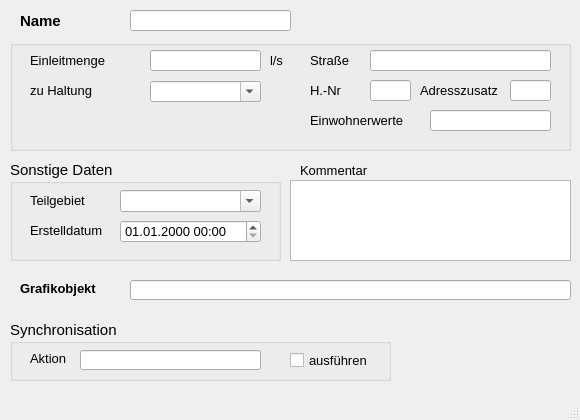
<?xml version="1.0" encoding="UTF-8"?>
<ui version="4.0">
 <class>Direkteinleitungen</class>
 <widget class="QMainWindow" name="Direkteinleitungen">
  <property name="enabled">
   <bool>true</bool>
  </property>
  <property name="geometry">
   <rect>
    <x>0</x>
    <y>0</y>
    <width>580</width>
    <height>420</height>
   </rect>
  </property>
  <property name="minimumSize">
   <size>
    <width>580</width>
    <height>420</height>
   </size>
  </property>
  <property name="font">
   <font>
    <family>Tahoma</family>
    <pointsize>10</pointsize>
   </font>
  </property>
  <property name="windowTitle">
   <string>Direkteinleiter</string>
  </property>
  <property name="toolTip">
   <string>&lt;html&gt;&lt;head/&gt;&lt;body&gt;&lt;p&gt;Abfluss des Direkteinleiters&lt;/p&gt;&lt;/body&gt;&lt;/html&gt;</string>
  </property>
  <property name="statusTip">
   <string>Abfluss des Direkteinleiters</string>
  </property>
  <widget class="QWidget" name="centralwidget">
   <widget class="QTextEdit" name="kommentar">
    <property name="geometry">
     <rect>
      <x>290</x>
      <y>180</y>
      <width>281</width>
      <height>81</height>
     </rect>
    </property>
    <property name="toolTip">
     <string>&lt;html&gt;&lt;head/&gt;&lt;body&gt;&lt;p&gt;Platz für zusätzliche Kommentare&lt;/p&gt;&lt;/body&gt;&lt;/html&gt;</string>
    </property>
    <property name="statusTip">
     <string>Platz für zusätzliche Kommentare</string>
    </property>
   </widget>
   <widget class="QLabel" name="label_14">
    <property name="geometry">
     <rect>
      <x>300</x>
      <y>160</y>
      <width>81</width>
      <height>21</height>
     </rect>
    </property>
    <property name="text">
     <string>Kommentar</string>
    </property>
   </widget>
   <widget class="QLineEdit" name="elnam">
    <property name="geometry">
     <rect>
      <x>130</x>
      <y>10</y>
      <width>161</width>
      <height>21</height>
     </rect>
    </property>
    <property name="toolTip">
     <string>&lt;html&gt;&lt;head/&gt;&lt;body&gt;&lt;p&gt;Eindeutige Bezeichnung&lt;/p&gt;&lt;/body&gt;&lt;/html&gt;</string>
    </property>
    <property name="statusTip">
     <string>Eindeutige Bezeichnung</string>
    </property>
   </widget>
   <widget class="QLabel" name="label_10">
    <property name="geometry">
     <rect>
      <x>20</x>
      <y>10</y>
      <width>91</width>
      <height>21</height>
     </rect>
    </property>
    <property name="font">
     <font>
      <family>Tahoma</family>
      <pointsize>11</pointsize>
      <weight>75</weight>
      <bold>true</bold>
     </font>
    </property>
    <property name="text">
     <string>Name</string>
    </property>
    <property name="alignment">
     <set>Qt::AlignLeading|Qt::AlignLeft|Qt::AlignVCenter</set>
    </property>
   </widget>
   <widget class="QGroupBox" name="groupBox_3">
    <property name="geometry">
     <rect>
      <x>10</x>
      <y>40</y>
      <width>561</width>
      <height>111</height>
     </rect>
    </property>
    <property name="font">
     <font>
      <family>Tahoma</family>
      <pointsize>11</pointsize>
     </font>
    </property>
    <property name="title">
     <string/>
    </property>
    <widget class="QLineEdit" name="zufluss">
     <property name="geometry">
      <rect>
       <x>140</x>
       <y>10</y>
       <width>111</width>
       <height>21</height>
      </rect>
     </property>
     <property name="font">
      <font>
       <family>Tahoma</family>
       <pointsize>10</pointsize>
      </font>
     </property>
     <property name="toolTip">
      <string>&lt;html&gt;&lt;head/&gt;&lt;body&gt;&lt;p&gt;Direktzufluss gem. HYSTEM-EXTRAN&lt;/p&gt;&lt;/body&gt;&lt;/html&gt;</string>
     </property>
     <property name="statusTip">
      <string>Direktzufluss gem. HYSTEM-EXTRAN</string>
     </property>
    </widget>
    <widget class="QLabel" name="label_9">
     <property name="geometry">
      <rect>
       <x>410</x>
       <y>40</y>
       <width>81</width>
       <height>21</height>
      </rect>
     </property>
     <property name="font">
      <font>
       <family>Tahoma</family>
       <pointsize>10</pointsize>
      </font>
     </property>
     <property name="text">
      <string>Adresszusatz</string>
     </property>
    </widget>
    <widget class="QLabel" name="label_8">
     <property name="geometry">
      <rect>
       <x>300</x>
       <y>40</y>
       <width>31</width>
       <height>21</height>
      </rect>
     </property>
     <property name="font">
      <font>
       <family>Tahoma</family>
       <pointsize>10</pointsize>
      </font>
     </property>
     <property name="text">
      <string>H.-Nr.</string>
     </property>
    </widget>
    <widget class="QLineEdit" name="hausnummer">
     <property name="geometry">
      <rect>
       <x>360</x>
       <y>40</y>
       <width>41</width>
       <height>21</height>
      </rect>
     </property>
     <property name="font">
      <font>
       <family>Tahoma</family>
       <pointsize>10</pointsize>
      </font>
     </property>
     <property name="toolTip">
      <string/>
     </property>
     <property name="statusTip">
      <string/>
     </property>
    </widget>
    <widget class="QLabel" name="label_5">
     <property name="geometry">
      <rect>
       <x>20</x>
       <y>10</y>
       <width>111</width>
       <height>21</height>
      </rect>
     </property>
     <property name="font">
      <font>
       <family>Tahoma</family>
       <pointsize>10</pointsize>
      </font>
     </property>
     <property name="text">
      <string>Einleitmenge</string>
     </property>
     <property name="alignment">
      <set>Qt::AlignLeading|Qt::AlignLeft|Qt::AlignVCenter</set>
     </property>
    </widget>
    <widget class="QComboBox" name="haltnam">
     <property name="geometry">
      <rect>
       <x>140</x>
       <y>41</y>
       <width>111</width>
       <height>21</height>
      </rect>
     </property>
     <property name="font">
      <font>
       <family>Tahoma</family>
       <pointsize>10</pointsize>
      </font>
     </property>
     <property name="toolTip">
      <string>&lt;html&gt;&lt;head/&gt;&lt;body&gt;&lt;p&gt;Name der Haltung, welcher die Fläche zugeordnet ist&lt;/p&gt;&lt;/body&gt;&lt;/html&gt;</string>
     </property>
     <property name="statusTip">
      <string>Name der Haltung, welcher die Fläche zugeordnet ist</string>
     </property>
     <property name="editable">
      <bool>true</bool>
     </property>
    </widget>
    <widget class="QLabel" name="label_20">
     <property name="geometry">
      <rect>
       <x>20</x>
       <y>40</y>
       <width>101</width>
       <height>21</height>
      </rect>
     </property>
     <property name="font">
      <font>
       <family>Tahoma</family>
       <pointsize>10</pointsize>
      </font>
     </property>
     <property name="text">
      <string>zu Haltung</string>
     </property>
     <property name="alignment">
      <set>Qt::AlignLeading|Qt::AlignLeft|Qt::AlignVCenter</set>
     </property>
    </widget>
    <widget class="QLineEdit" name="strassenname">
     <property name="geometry">
      <rect>
       <x>360</x>
       <y>10</y>
       <width>181</width>
       <height>21</height>
      </rect>
     </property>
     <property name="font">
      <font>
       <family>Tahoma</family>
       <pointsize>10</pointsize>
      </font>
     </property>
     <property name="toolTip">
      <string/>
     </property>
     <property name="statusTip">
      <string/>
     </property>
    </widget>
    <widget class="QLabel" name="label_7">
     <property name="geometry">
      <rect>
       <x>300</x>
       <y>10</y>
       <width>51</width>
       <height>21</height>
      </rect>
     </property>
     <property name="font">
      <font>
       <family>Tahoma</family>
       <pointsize>10</pointsize>
      </font>
     </property>
     <property name="text">
      <string>Straße</string>
     </property>
    </widget>
    <widget class="QLineEdit" name="zusatz">
     <property name="geometry">
      <rect>
       <x>500</x>
       <y>40</y>
       <width>41</width>
       <height>21</height>
      </rect>
     </property>
     <property name="font">
      <font>
       <family>Tahoma</family>
       <pointsize>10</pointsize>
      </font>
     </property>
     <property name="toolTip">
      <string/>
     </property>
     <property name="statusTip">
      <string/>
     </property>
    </widget>
    <widget class="QLabel" name="label_6">
     <property name="geometry">
      <rect>
       <x>260</x>
       <y>10</y>
       <width>31</width>
       <height>21</height>
      </rect>
     </property>
     <property name="font">
      <font>
       <family>Tahoma</family>
       <pointsize>10</pointsize>
      </font>
     </property>
     <property name="text">
      <string>l/s</string>
     </property>
    </widget>
    <widget class="QLabel" name="label_25">
     <property name="geometry">
      <rect>
       <x>300</x>
       <y>70</y>
       <width>101</width>
       <height>21</height>
      </rect>
     </property>
     <property name="font">
      <font>
       <family>Tahoma</family>
       <pointsize>10</pointsize>
      </font>
     </property>
     <property name="text">
      <string>Einwohnerwerte</string>
     </property>
     <property name="alignment">
      <set>Qt::AlignLeading|Qt::AlignLeft|Qt::AlignVCenter</set>
     </property>
    </widget>
    <widget class="QLineEdit" name="ew">
     <property name="geometry">
      <rect>
       <x>420</x>
       <y>70</y>
       <width>121</width>
       <height>21</height>
      </rect>
     </property>
    </widget>
   </widget>
   <widget class="QGroupBox" name="groupBox_4">
    <property name="geometry">
     <rect>
      <x>10</x>
      <y>160</y>
      <width>271</width>
      <height>101</height>
     </rect>
    </property>
    <property name="font">
     <font>
      <family>Tahoma</family>
      <pointsize>11</pointsize>
     </font>
    </property>
    <property name="title">
     <string>Sonstige Daten</string>
    </property>
    <widget class="QLabel" name="label_22">
     <property name="geometry">
      <rect>
       <x>20</x>
       <y>30</y>
       <width>61</width>
       <height>21</height>
      </rect>
     </property>
     <property name="font">
      <font>
       <family>Tahoma</family>
       <pointsize>10</pointsize>
      </font>
     </property>
     <property name="text">
      <string>Teilgebiet</string>
     </property>
     <property name="alignment">
      <set>Qt::AlignLeading|Qt::AlignLeft|Qt::AlignVCenter</set>
     </property>
    </widget>
    <widget class="QComboBox" name="teilgebiet">
     <property name="geometry">
      <rect>
       <x>110</x>
       <y>30</y>
       <width>141</width>
       <height>22</height>
      </rect>
     </property>
     <property name="font">
      <font>
       <family>Tahoma</family>
       <pointsize>10</pointsize>
      </font>
     </property>
     <property name="toolTip">
      <string>&lt;html&gt;&lt;head/&gt;&lt;body&gt;&lt;p&gt;Zuordnung zu definiertem Teilgebiet&lt;/p&gt;&lt;/body&gt;&lt;/html&gt;</string>
     </property>
     <property name="statusTip">
      <string>Zuordnung zu definiertem Teilgebiet</string>
     </property>
     <property name="editable">
      <bool>true</bool>
     </property>
    </widget>
    <widget class="QLabel" name="label_70">
     <property name="geometry">
      <rect>
       <x>20</x>
       <y>60</y>
       <width>81</width>
       <height>21</height>
      </rect>
     </property>
     <property name="font">
      <font>
       <family>Tahoma</family>
       <pointsize>10</pointsize>
      </font>
     </property>
     <property name="text">
      <string>Erstelldatum</string>
     </property>
     <property name="alignment">
      <set>Qt::AlignLeading|Qt::AlignLeft|Qt::AlignVCenter</set>
     </property>
    </widget>
    <widget class="QgsDateTimeEdit" name="createdat">
     <property name="geometry">
      <rect>
       <x>110</x>
       <y>60</y>
       <width>141</width>
       <height>23</height>
      </rect>
     </property>
     <property name="font">
      <font>
       <family>Tahoma</family>
       <pointsize>10</pointsize>
      </font>
     </property>
     <property name="currentSection">
      <enum>QDateTimeEdit::DaySection</enum>
     </property>
     <property name="displayFormat">
      <string>dd.MM.yyyy HH:mm</string>
     </property>
    </widget>
   </widget>
   <widget class="QLabel" name="label_21">
    <property name="geometry">
     <rect>
      <x>20</x>
      <y>280</y>
      <width>101</width>
      <height>16</height>
     </rect>
    </property>
    <property name="font">
     <font>
      <family>Tahoma</family>
      <pointsize>10</pointsize>
      <weight>75</weight>
      <bold>true</bold>
     </font>
    </property>
    <property name="text">
     <string>Grafikobjekt</string>
    </property>
   </widget>
   <widget class="QGroupBox" name="groupBox_sync">
    <property name="geometry">
     <rect>
      <x>10</x>
      <y>320</y>
      <width>381</width>
      <height>61</height>
     </rect>
    </property>
    <property name="font">
     <font>
      <family>Tahoma</family>
      <pointsize>11</pointsize>
     </font>
    </property>
    <property name="title">
     <string>Synchronisation</string>
    </property>
    <widget class="QCheckBox" name="status">
     <property name="geometry">
      <rect>
       <x>280</x>
       <y>30</y>
       <width>101</width>
       <height>21</height>
      </rect>
     </property>
     <property name="font">
      <font>
       <family>Tahoma</family>
       <pointsize>10</pointsize>
      </font>
     </property>
     <property name="toolTip">
      <string>Synchronisation aktivieren</string>
     </property>
     <property name="statusTip">
      <string>Synchronisation aktivieren</string>
     </property>
     <property name="text">
      <string>ausführen</string>
     </property>
    </widget>
    <widget class="QLabel" name="label_19">
     <property name="geometry">
      <rect>
       <x>20</x>
       <y>30</y>
       <width>51</width>
       <height>16</height>
      </rect>
     </property>
     <property name="font">
      <font>
       <family>Tahoma</family>
       <pointsize>10</pointsize>
      </font>
     </property>
     <property name="text">
      <string>Aktion</string>
     </property>
    </widget>
    <widget class="QLineEdit" name="aktion">
     <property name="geometry">
      <rect>
       <x>70</x>
       <y>30</y>
       <width>181</width>
       <height>20</height>
      </rect>
     </property>
     <property name="toolTip">
      <string>&lt;html&gt;&lt;head/&gt;&lt;body&gt;&lt;p&gt;Maßnahme zur Synchronisation&lt;/p&gt;&lt;/body&gt;&lt;/html&gt;</string>
     </property>
     <property name="statusTip">
      <string>Maßnahme zur Synchronisation</string>
     </property>
    </widget>
   </widget>
   <widget class="QLineEdit" name="objekt">
    <property name="geometry">
     <rect>
      <x>130</x>
      <y>280</y>
      <width>441</width>
      <height>20</height>
     </rect>
    </property>
    <property name="toolTip">
     <string>&lt;html&gt;&lt;head/&gt;&lt;body&gt;&lt;p&gt;Textbeschreibung (WKT) des Grafikobjekts&lt;/p&gt;&lt;/body&gt;&lt;/html&gt;</string>
    </property>
    <property name="statusTip">
     <string>Textbeschreibung des Grafikobjekts</string>
    </property>
   </widget>
  </widget>
  <widget class="QMenuBar" name="menubar">
   <property name="geometry">
    <rect>
     <x>0</x>
     <y>0</y>
     <width>580</width>
     <height>22</height>
    </rect>
   </property>
  </widget>
  <widget class="QStatusBar" name="statusbar"/>
 </widget>
 <customwidgets>
  <customwidget>
   <class>QgsDateTimeEdit</class>
   <extends>QDateTimeEdit</extends>
   <header>qgsdatetimeedit.h</header>
  </customwidget>
 </customwidgets>
 <tabstops>
  <tabstop>elnam</tabstop>
  <tabstop>zufluss</tabstop>
  <tabstop>haltnam</tabstop>
  <tabstop>strassenname</tabstop>
  <tabstop>hausnummer</tabstop>
  <tabstop>zusatz</tabstop>
  <tabstop>teilgebiet</tabstop>
  <tabstop>createdat</tabstop>
  <tabstop>kommentar</tabstop>
 </tabstops>
 <resources/>
 <connections/>
</ui>
